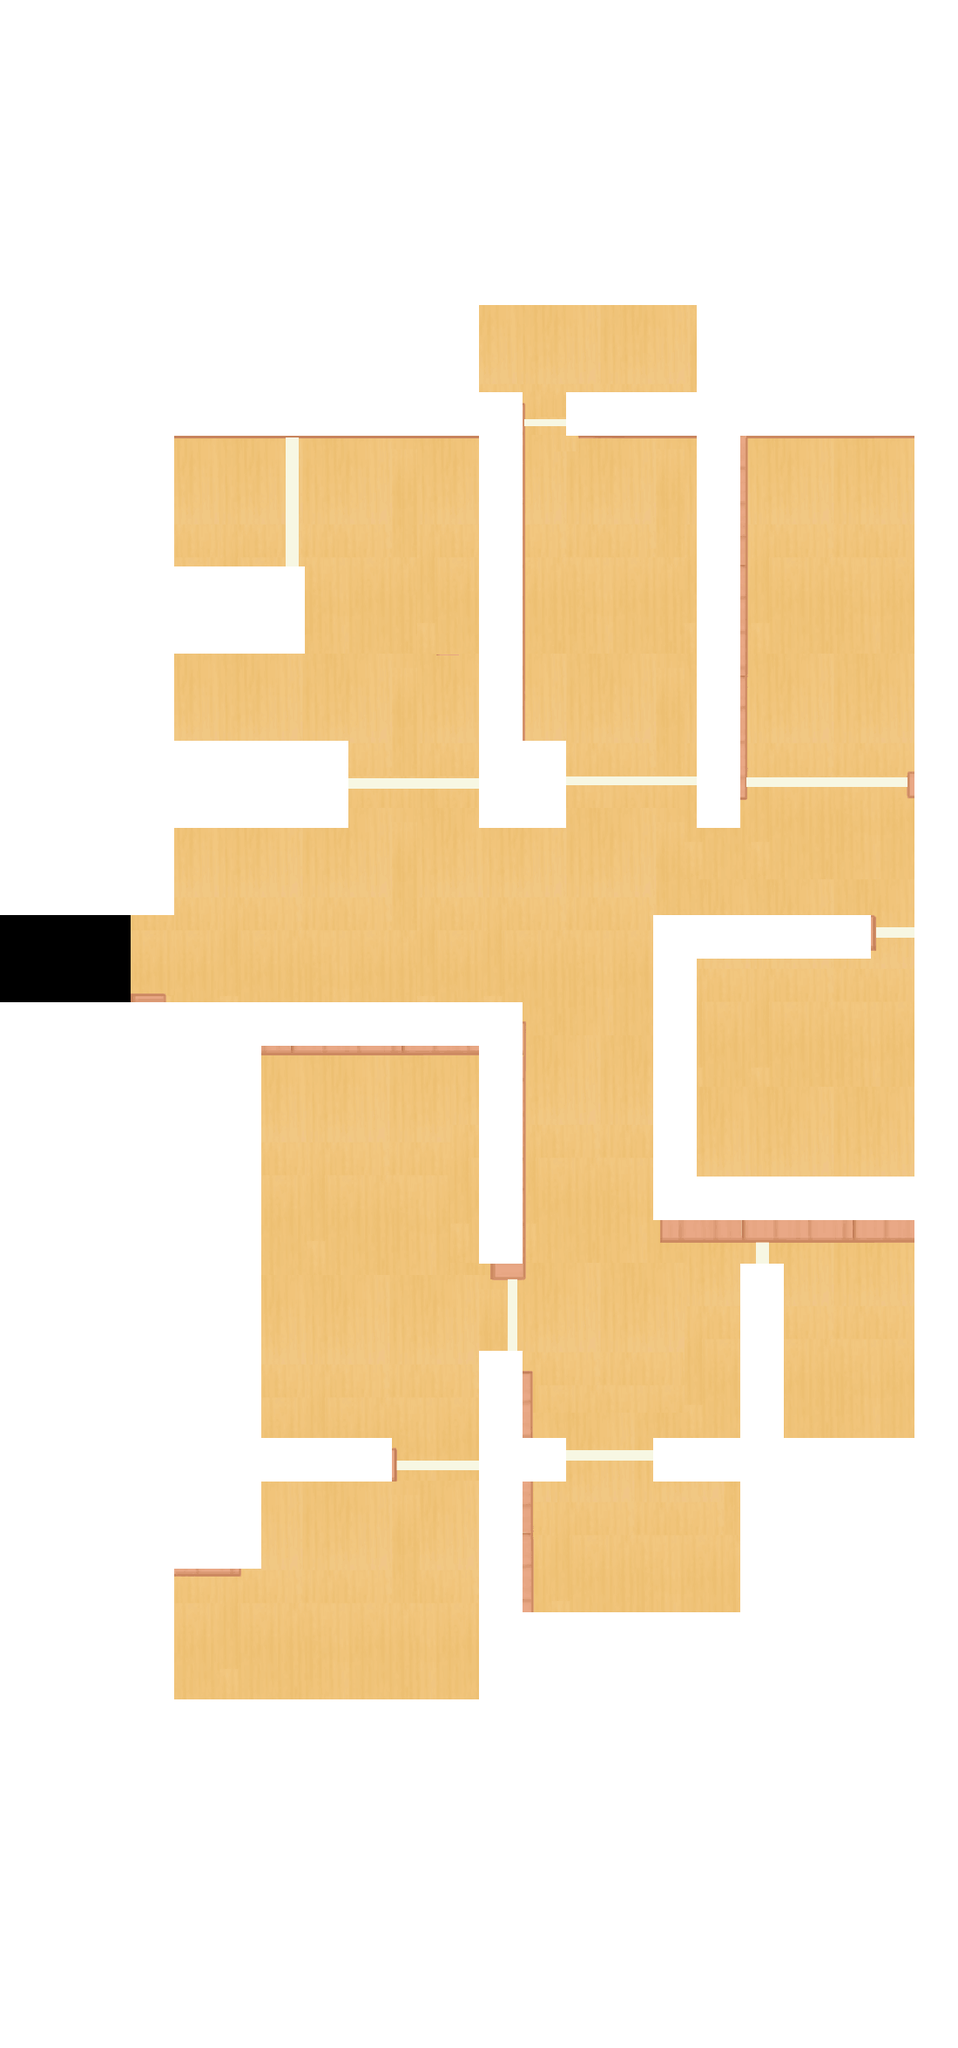

A level layout from a 2D game, rendered from its tile map. Below: a short description, then the map file with its tile-grid data intact:
An orthogonal 22x47 tile map with 50x50 px tiles, 2 tile layers (Map, AStar).

<map version="1.10" tiledversion="1.11.2" orientation="orthogonal" renderorder="right-down" width="22" height="47" tilewidth="50" tileheight="50" infinite="0" nextlayerid="3" nextobjectid="1">
 <tileset firstgid="1" source="map12.tsx" />
 <layer id="1" name="Map" width="22" height="47">
  <data encoding="csv">
0,0,0,0,0,0,0,0,0,0,0,0,0,0,0,0,0,0,0,0,0,0,
0,0,0,0,0,0,0,0,0,0,0,0,0,0,0,0,0,0,0,0,0,0,
0,0,0,0,0,0,0,0,0,0,0,0,0,0,0,0,0,0,0,0,0,0,
0,0,0,0,0,0,0,0,0,0,0,0,0,0,0,0,0,0,0,0,0,0,
0,0,0,0,0,0,0,0,0,0,0,0,0,0,0,0,0,0,0,0,0,0,
0,0,0,0,0,0,0,0,0,0,0,0,0,0,0,0,0,0,0,0,0,0,
0,0,0,0,0,0,0,5,6,7,8,9,10,11,12,13,14,15,16,17,18,19,
0,0,0,0,0,0,0,24,25,26,27,28,29,30,31,32,33,34,35,36,37,38,
0,0,0,0,0,0,0,0,0,45,46,47,48,49,50,51,52,53,54,55,56,57,
0,0,0,58,59,60,61,62,63,64,65,66,67,68,69,70,71,72,73,74,75,76,
0,0,0,77,78,79,80,81,82,83,84,85,86,87,88,89,90,91,92,93,94,95,
0,0,0,96,97,98,99,100,101,102,103,104,105,106,107,108,109,110,111,112,113,114,
0,0,0,115,116,117,118,119,120,121,122,123,124,125,126,127,128,129,130,131,132,133,
0,0,0,134,135,136,137,138,139,140,141,142,143,144,145,146,147,148,149,150,151,152,
0,0,0,153,154,155,156,157,158,159,160,161,162,163,164,165,166,167,168,169,170,171,
0,0,0,172,173,174,175,176,177,178,179,180,181,182,183,184,185,186,187,188,189,190,
0,0,0,191,192,193,194,195,196,197,198,199,200,201,202,203,204,205,206,207,208,209,
0,0,0,210,211,212,213,214,215,216,217,218,219,220,221,222,223,224,225,226,227,228,
0,0,0,229,230,231,232,233,234,235,236,237,238,239,240,241,242,243,244,245,246,247,
0,0,0,248,249,250,251,252,253,254,255,256,257,258,259,260,261,262,263,264,265,266,
0,0,0,267,268,269,270,271,272,273,274,275,276,277,278,279,280,281,282,283,284,285,
0,0,0,286,287,288,289,290,291,292,293,294,295,296,297,298,299,300,301,302,303,304,
0,0,0,305,306,307,308,309,310,311,312,313,314,315,316,317,318,319,320,321,322,323,
0,0,0,324,325,326,327,328,329,330,331,332,333,334,335,336,337,338,339,340,341,342,
0,0,0,343,344,345,346,347,348,349,350,351,352,353,354,355,356,357,358,359,360,361,
0,0,0,362,363,364,365,366,367,368,369,370,371,372,373,374,375,376,377,378,379,380,
0,0,0,381,382,383,384,385,386,387,388,389,390,391,392,393,394,395,396,397,398,399,
0,0,0,400,401,402,403,404,405,406,407,408,409,410,411,412,413,414,415,416,417,418,
0,0,0,419,420,421,422,423,424,425,426,427,428,429,430,431,432,433,434,435,436,437,
0,0,0,438,439,440,441,442,443,444,445,446,447,448,449,450,451,452,453,454,455,456,
0,0,0,457,458,459,460,461,462,463,464,465,466,467,468,469,470,471,472,473,474,475,
0,0,0,476,477,478,479,480,481,482,483,484,485,486,487,488,489,490,491,492,493,494,
0,0,0,495,496,497,498,499,500,501,502,503,504,505,506,507,508,509,510,511,512,513,
0,0,0,514,515,516,517,518,519,520,521,522,523,524,525,526,527,528,529,530,531,532,
0,0,0,533,534,535,536,537,538,539,540,541,542,543,544,545,546,547,548,549,550,551,
0,0,0,552,553,554,555,556,557,558,559,560,561,562,563,564,565,566,567,568,569,570,
0,0,0,571,572,573,574,575,576,577,578,579,580,581,582,583,584,585,586,587,588,589,
0,0,0,590,591,592,593,594,595,596,597,598,599,600,601,602,603,604,605,606,607,608,
0,0,0,609,610,611,612,613,614,615,616,617,618,619,620,621,622,623,624,625,626,627,
0,0,0,628,629,630,631,632,633,634,635,636,637,638,639,640,641,642,643,644,645,646,
0,0,0,0,0,0,0,0,0,0,0,0,0,0,0,0,0,0,0,0,0,0,
0,0,0,0,0,0,0,0,0,0,0,0,0,0,0,0,0,0,0,0,0,0,
0,0,0,0,0,0,0,0,0,0,0,0,0,0,0,0,0,0,0,0,0,0,
0,0,0,0,0,0,0,0,0,0,0,0,0,0,0,0,0,0,0,0,0,0,
0,0,0,0,0,0,0,0,0,0,0,0,0,0,0,0,0,0,0,0,0,0,
0,0,0,0,0,0,0,0,0,0,0,0,0,0,0,0,0,0,0,0,0,0,
0,0,0,0,0,0,0,0,0,0,0,0,0,0,0,0,0,0,0,0,0,0
</data>
 </layer>
 <layer id="2" name="AStar" width="22" height="47">
  <data encoding="csv">
21,21,21,21,21,21,21,21,21,21,21,21,21,21,21,21,21,21,21,21,21,21,
21,21,21,21,21,21,21,21,21,21,21,21,21,21,21,21,21,21,21,21,21,21,
21,21,21,21,21,21,21,21,21,21,21,21,21,21,21,21,21,21,21,21,21,21,
21,21,21,21,21,21,21,21,21,21,21,21,21,21,21,21,21,21,21,21,21,21,
21,21,21,21,21,21,21,21,21,21,21,21,21,21,21,21,21,21,21,21,21,21,
21,21,21,21,21,21,21,21,1,2,3,21,21,21,21,21,21,21,21,21,21,21,
1,2,3,3,3,3,3,3,3,2,3,21,21,21,21,21,1,2,3,21,1,2,
20,21,22,22,22,22,22,22,22,2,3,0,0,0,0,0,1,2,3,1,20,21,
2,3,3,3,3,3,3,3,3,3,3,0,0,0,0,0,1,1,1,20,20,21,
2,3,2,3,22,22,22,22,22,22,22,2,0,2,2,2,2,2,20,20,21,2,
21,22,2,3,0,0,0,0,0,0,0,2,0,0,0,0,2,0,0,0,0,2,
21,22,2,3,0,0,0,0,0,0,0,2,0,0,0,0,2,0,0,0,0,2,
21,22,2,3,0,0,0,0,0,0,0,2,0,0,0,0,2,0,0,0,0,2,
21,22,2,3,2,2,2,0,0,0,0,2,0,0,0,0,2,0,0,0,0,2,
21,22,2,2,2,2,2,0,0,0,0,2,0,0,0,0,2,0,0,0,0,2,
21,22,2,3,0,0,0,0,0,0,0,2,0,0,0,0,2,0,0,0,0,2,
21,22,2,3,0,0,0,0,0,0,0,2,0,0,0,0,2,0,0,0,0,2,
21,22,2,3,2,2,2,2,0,0,0,2,2,0,0,0,2,0,0,0,0,2,
21,22,3,3,2,2,2,2,0,0,0,2,2,0,0,0,2,0,0,0,0,2,
21,22,22,22,0,0,0,0,0,0,0,0,0,0,0,0,0,0,0,0,0,2,
2,2,2,2,0,0,0,0,0,0,0,0,0,0,0,0,0,0,0,0,0,2,
0,0,0,0,0,0,0,0,0,0,0,0,0,0,0,2,2,2,2,2,0,2,
0,0,0,0,0,0,0,0,0,0,0,0,0,0,0,2,0,0,0,0,0,2,
1,1,2,3,2,2,2,2,2,2,2,2,0,0,0,2,0,0,0,0,0,2,
20,20,1,2,3,2,0,0,0,0,0,2,0,0,0,2,0,0,0,0,0,2,
1,2,3,2,3,2,0,0,0,0,0,2,0,0,0,2,0,0,0,0,0,2,
20,21,22,2,3,2,0,0,0,0,0,2,0,0,0,2,0,0,0,0,0,2,
20,21,22,2,3,2,0,0,0,0,0,2,0,0,0,2,2,2,2,2,2,2,
20,21,22,2,2,2,0,0,0,0,0,2,0,0,0,0,0,0,0,0,0,2,
20,21,22,2,2,2,0,0,0,0,0,0,0,0,0,0,0,2,0,0,0,2,
20,21,22,2,2,2,0,0,0,0,0,0,0,0,0,0,0,2,0,0,0,2,
20,21,22,2,2,2,0,0,0,0,0,2,0,0,0,0,0,2,0,0,0,2,
20,21,22,2,2,2,0,0,0,0,0,2,0,0,0,0,0,2,0,0,0,2,
20,21,22,2,2,2,2,2,2,0,0,2,2,0,0,2,2,2,2,3,3,2,
20,21,22,3,3,2,0,0,0,0,0,2,0,0,0,0,0,1,2,3,22,22,
20,21,22,3,22,2,0,0,0,0,0,2,0,0,0,0,0,1,2,3,20,21,
20,21,22,3,0,0,0,0,0,0,0,2,0,0,0,0,0,1,2,3,20,21,
20,21,22,3,0,0,0,0,0,0,0,2,2,2,2,2,2,1,2,3,21,22,
20,21,22,3,0,0,0,0,0,0,0,2,1,1,1,1,1,20,21,22,20,21,
20,2,2,2,2,2,2,2,2,2,2,2,20,20,20,20,20,20,20,20,21,22,
20,21,22,21,21,21,21,21,21,21,21,2,20,21,22,21,21,21,21,21,21,21,
21,21,21,21,21,21,21,21,21,21,21,2,20,21,22,21,21,21,21,21,21,21,
21,21,21,21,21,21,21,21,21,21,21,21,21,21,21,21,21,21,21,21,21,21,
21,21,21,21,21,21,21,21,21,21,21,21,21,21,21,21,21,21,21,21,21,21,
21,21,21,21,21,21,21,21,21,21,21,21,21,21,21,21,21,21,21,21,21,21,
21,21,21,21,21,21,21,21,21,21,21,21,21,21,21,21,21,21,21,21,21,21,
21,21,21,21,21,21,21,21,21,21,21,21,21,21,21,21,21,21,21,21,21,21
</data>
 </layer>
</map>
